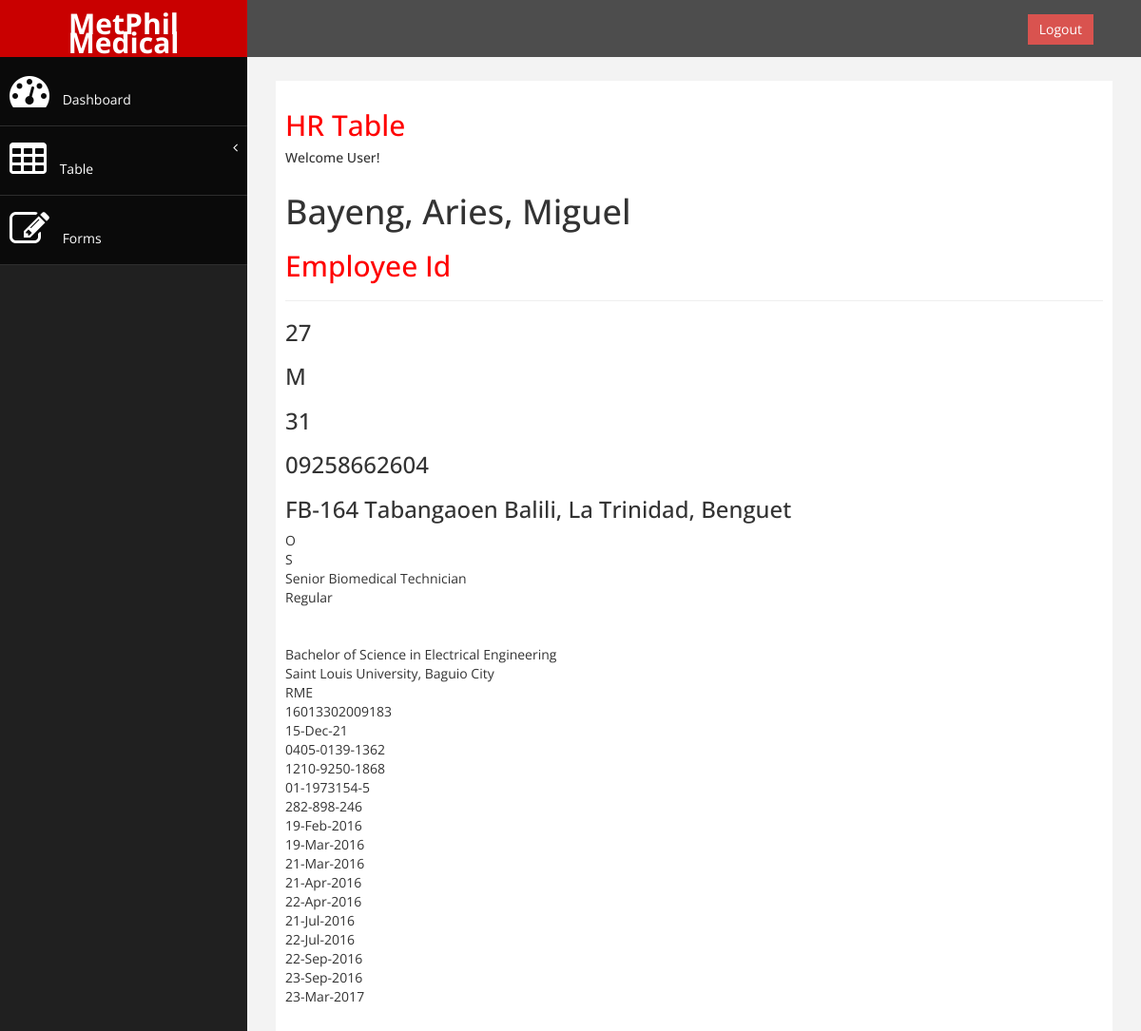
The app's page /fulltable.php?employeeid=27 with its own data.
### tables this page shows
CREATE TABLE `employmentcontracts` (
  `employeeId` text,
  `firstContract_start` text,
  `firstContract_end` text,
  `secondContract_start` text,
  `secondContract_end` text,
  `thirdContract_start` text,
  `thirdContract_end` text,
  `fourthContract_start` text,
  `fourthContract_end` text,
  `fifthContract_start` text,
  `fifthContract_end` text,
  `empContNum` int(11) NOT NULL,
  `sixthContract_start` text,
  `sixthContract_end` text,
  PRIMARY KEY (`empContNum`)
);

CREATE TABLE `employees` (
  `bloodType` text,
  `licenseId` text,
  `phicId` text,
  `employeeId` bigint(5) NOT NULL AUTO_INCREMENT,
  `hdmfId` text,
  `sssId` text,
  `tinId` text,
  `firstname` text,
  `educationalAttainment` text,
  `middlename` text,
  `lastname` text,
  `contactNo` text,
  `address` text,
  `licenseExpiration` text,
  `civilStatus` text,
  `school` text,
  `license` text,
  `gender` text,
  `age` int(11) DEFAULT NULL,
  `birthdate` text,
  `position` text,
  `empStatus` text,
  `statusEndDate` text,
  `statusEvaluationDate` text,
  PRIMARY KEY (`employeeId`)
);

### fullTable.php (the view, shortened to what this page needs)
<!DOCTYPE html>
<html xmlns="http://www.w3.org/1999/xhtml">
<head>
    <link href="assets/css/bootstrap.css" rel="stylesheet" />
    <link href="assets/css/font-awesome.css" rel="stylesheet" />
    <link href="assets/css/custom.css" rel="stylesheet" />
    <link href="assets/js/dataTables/dataTables.bootstrap.css" rel="stylesheet" />
</head>
<body>
    <div id="wrapper">
        <nav class="navbar navbar-default navbar-cls-top " role="navigation" style="margin-bottom: 0">
            <div class="navbar-header">
                <a class="navbar-brand" href="index.php">MetPhil Medical</a>
            </div>
            <div style="color: white; padding: 15px 50px 5px 50px; float: right; font-size: 16px;">
                <a href="login/index.php" class="btn btn-danger square-btn-adjust">Logout</a>
            </div>
        </nav>
                <nav class="navbar-default navbar-side" role="navigation">
            <div class="sidebar-collapse">
                <ul class="nav" id="main-menu">
                    <li>
                        <a  href="dashboard.php"><i class="fa fa-dashboard fa-3x"></i> Dashboard</a>
                    </li>
                    <li>
                        <a href="#"><i class="fa fa-table fa-3x"></i> Table<span class="fa arrow"></span></a>
                      </li>
                    <li  >
                        <a  href="form.php"><i class="fa fa-edit fa-3x"></i> Forms </a>
                    </li>
                </ul>
            </div>
        </nav>
        <div id="page-wrapper" >
            <div id="page-inner">
                <div class="row">
                    <div class="col-md-12">
                     <h2>HR Table</h2>
                        <h5>Welcome User!</h5>
                    </div>
                </div>
                <div>
                    <?php
                        $connection = mysqli_connect("localhost", "root", "", "humanresourcesdb");
                        $currentEmpId = $_GET['employeeid'];
                        if(isset($_POST)){
                            $count = mysqli_num_rows($query);
                            if($count == 0){
                                echo "No results found.";
                                echo mysqli_error($connection);
                            }else{
                                while($row = mysqli_fetch_array($query)){
                                    $employeeid = $row[0];
                                    $firstName = $row[1];
                                    $middleName = $row[2];
                                    $lastName = $row[3];
                                    $gender = $row[4];
                                    $age = $row[5];
                                    $contactNo = $row[6];
                                    $address = $row[7];
                                    $bloodtype = $row[8];
                                    $civilStatus = $row[9];
                                    $position = $row[10];
                                    $empStatus = $row[11];
                                    $educationalAttainment = $row[14];
                                    $school = $row[15];
                                    $license = $row[16];
                                    $licenseId = $row[17];
                                    $licenseExpiration = $row[18];
                                    $phicId = $row[19];
                                    $hdmfId = $row[20];
                                    $sssId = $row[21];
                                    $tinId = $row[22];
                                    $firstContractStart = $row[23];
                                    $firstContractEnd = $row[24];
                                    $secondContractStart = $row[25];
                                    $secondContractEnd = $row[26];
                                    $thirdContractStart = $row[27];
                                    $thirdContractEnd = $row[28];
                                    $fourthContractStart = $row[29];
                                    $fourthContractEnd = $row[30];
                                    $fifthContractStart = $row[31];
                                    $fifthContractEnd = $row[32];
                                    echo "<div>";
                                        echo "<h1>$lastName, $firstName, $middleName</h1>";
                                        echo "<h2>Employee Id</h2>";
                                        echo "<hr>";
                                        echo "<h3>$employeeid</h3>";
                                        echo "<h3>$gender</h3>";
                                        echo "<h3>$age</h3>";
                                        echo "<h3>$contactNo</h3>";
                                        echo "<h3>$address</h3>";
                                        echo "$bloodtype</br>";
                                        echo "$civilStatus</br>";
                                        echo "$position</br>";
                                        echo "$empStatus</br>";
                                        echo "$educationalAttainment</br>";
                                        echo "$school</br>";
                                        echo "$license</br>";
                                        echo "$licenseId</br>";
                                        echo "$licenseExpiration</br>";
                                        echo "$phicId</br>";
                                        echo "$hdmfId</br>";
                                        echo "$sssId</br>";
                                        echo "$tinId</br>";
                                        echo "$firstContractStart</br>";
                                        echo "$firstContractEnd</br>";
                                        echo "$secondContractStart</br>";
                                        echo "$secondContractEnd</br>";
                                        echo "$thirdContractStart</br>";
                                        echo "$thirdContractEnd</br>";
                                        echo "$fourthContractStart</br>";
                                        echo "$fourthContractEnd</br>";
                                        echo "$fifthContractStart</br>";
                                        echo "$fifthContractEnd</br>";
                                    echo "</div>";
                                }
                            }
                        }
                        ?>
                </div>
            </div>
        </div>
    </div>
</body>
</html>

### assets/css/custom.css (style rules this page uses)
body { font-family: 'Open Sans', sans-serif; }
#wrapper { width: 100%; background:#202020; }
#page-wrapper { padding: 15px 15px; min-height: 600px; background:#F3F3F3; }
#page-inner { width:100%; margin:10px 20px 10px 0px; background-color:#fff!important; padding:10px; min-height:1200px; }
h2 { color: #f00; }
.square-btn-adjust { border: 0px solid transparent; -webkit-border-radius: 0px; -moz-border-radius: 0px; border-radius: 0px; }
.navbar-cls-top .navbar-brand { color: #fff; background: #C90000; width: 260px; text-align: center; height: 60px; font-size: 30px; font-weight: 700; }
.arrow { float: right; }
.fa.arrow:before { content: "\f104"; }
.sidebar-collapse , .sidebar-collapse .nav { background:none; }
.sidebar-collapse .nav { padding:0; }
.sidebar-collapse .nav > li > a { color:#fff; background:#0A0A0A; text-shadow:none; }
.sidebar-collapse > .nav > li > a { padding:15px 10px; }
.sidebar-collapse > .nav > li { border-bottom: 1px solid rgba(107, 108, 109, 0.19); }
.navbar-side { border:none; background-color: #202020; }
.navbar-cls-top { background:#4D4D4D; border-bottom:none; }
.navbar-default { border:0px solid black; }
.navbar-header { background: #A70303; }
.nav > li > a > i { margin-right:10px; }
@media (min-width:768px) { #page-wrapper { margin: 0 0 0 260px; padding: 15px 30px; min-height: 1200px; } }
@media (min-width:768px) { .navbar-side { z-index: 1; position: absolute; width: 260px; } }
@media (min-width:768px) { .navbar { border-radius: 0px; } }

### records on screen
employmentcontracts: employeeId.lastname "Bayeng", employeeId.firstname "Aries", employeeId.middlename "Miguel", employeeId.employeeId "27", employeeId.gender "M", employeeId.age "31", employeeId.contactNo "09258662604", employeeId.address "FB-164 Tabangaoen Balili, La Trinidad, Benguet", employeeId.bloodType "O", employeeId.civilStatus "S", employeeId.position "Senior Biomedical Technician", employeeId.empStatus "Regular", employeeId.educationalAttainment "Bachelor of Science in Electrical Engineering", employeeId.school "Saint Louis University, Baguio City", employeeId.license "RME", employeeId.licenseId "16013302009183", employeeId.licenseExpiration "15-Dec-21", employeeId.phicId "0405-0139-1362", employeeId.hdmfId "1210-9250-1868", employeeId.sssId "01-1973154-5", employeeId.tinId "282-898-246", firstContract_start "19-Feb-2016", firstContract_end "19-Mar-2016", secondContract_start "21-Mar-2016", secondContract_end "21-Apr-2016", thirdContract_start "22-Apr-2016", thirdContract_end "21-Jul-2016", fourthContract_start "22-Jul-2016", fourthContract_end "22-Sep-2016", fifthContract_start "23-Sep-2016", fifthContract_end "23-Mar-2017"
